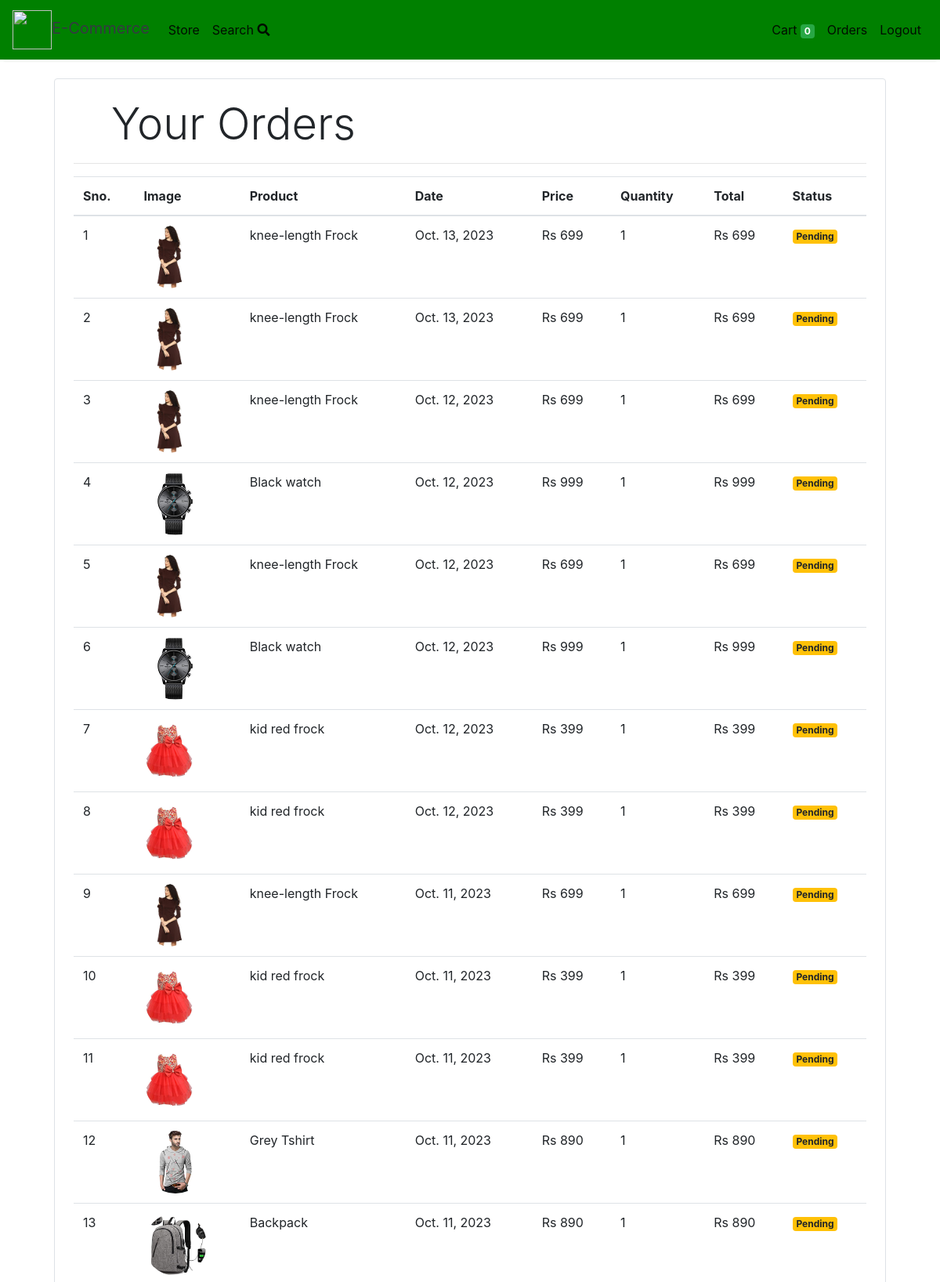
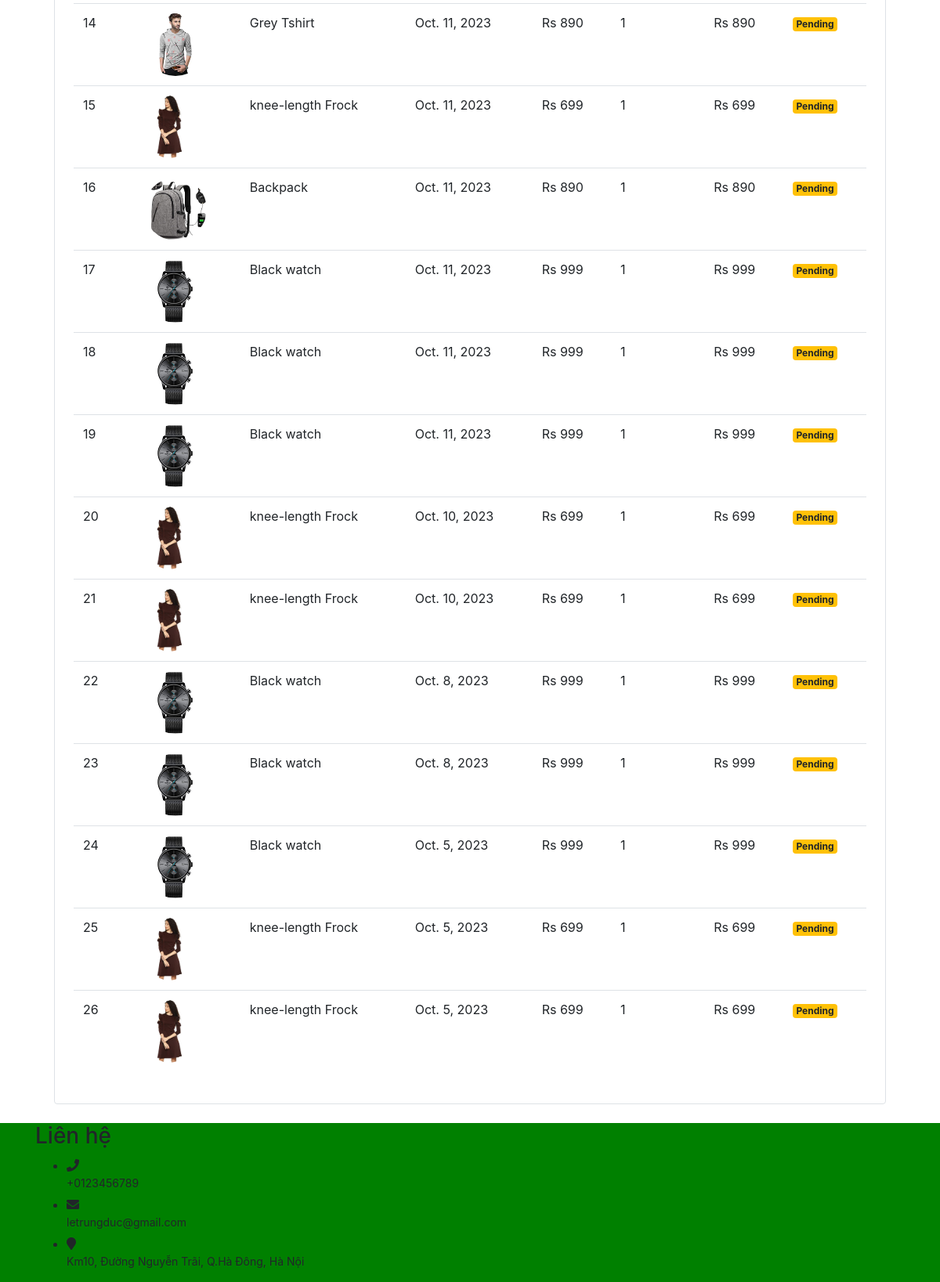
/orders (signed in), run on the app's committed database (2 pictures, top to bottom).
### store/models/orders.py (models this page shows, shortened)
class Order(models.Model):
    product = models.ForeignKey(Products,
                                on_delete=models.CASCADE)
    customer = models.ForeignKey(Customer,
                                 on_delete=models.CASCADE)
    quantity = models.IntegerField(default=1)
    price = models.IntegerField()
    address = models.CharField (max_length=50, default='', blank=True)
    phone = models.CharField (max_length=50, default='', blank=True)
    date = models.DateField (default=datetime.datetime.today)
    status = models.BooleanField (default=False)
    @staticmethod
    def get_orders_by_customer(customer_id):
        return Order.objects.filter(customer=customer_id).order_by('-date')

### store/models/product.py (models this page shows, shortened)
class Products(models.Model):
    name = models.CharField(max_length=60)
    price= models.IntegerField(default=0)
    category= models.ForeignKey(Category,on_delete=models.CASCADE,default=1 )
    description= models.CharField(max_length=250, default='', blank=True, null= True)
    image= models.ImageField(upload_to='uploads/products/')

### store/middlewares/auth.py (the view)
    def middleware(request):
        print(request.session.get('customer'))
        returnUrl = request.META['PATH_INFO']
        print(request.META['PATH_INFO'])
        if not request.session.get('customer'):
           return redirect(f'login?return_url={returnUrl}')
        response = get_response(request)
        return response

### store/templatetags/custom_filter.py (called while the page is built)
@register.filter(name='currency')
def currency(number):
    return "Rs "+str(number)

@register.filter(name='multiply')
def multiply(number , number1):
    return number * number1

### store/views/orders.py (called while the page is built)
    def get(self , request ):
        customer = request.session.get('customer')
        orders = Order.get_orders_by_customer(customer)
        print(orders)
        return render(request , 'orders.html'  , {'orders' : orders})

### store/templates/orders.html
{% extends 'base.html' %}
{% block content %}
{% load cart %}
{% load custom_filter %}
<div class="container">
   <div class="border rounded p-4 m-4">
        <p class="display-4 pl-4 ml-4">Your Orders</p>
        <hr>
        <table class="table">
            <thead>
                <tr>
                    <th>Sno.</th>
                    <th>Image</th>
                    <th>Product</th>
                    <th>Date</th>
                    <th>Price</th>
                    <th>Quantity</th>
                    <th>Total</th>
                    <th>Status</th>
                </tr>
            </thead>
            <tbody>
                {% for order in orders %}
                <tr>
                    <td>{{forloop.counter}}</td>
                    <td><img style="height: 80px;" class="rounded-circle" src="{{order.product.image.url}}" alt=""></td>
                    <td>{{order.product.name}}</td>
                    <td>{{order.date}}</td>
                    <td>{{order.price|currency}}</td>
                    <td>{{order.quantity}}</td>
                    <td>{{order.quantity|multiply:order.price|currency}}</td>
                    {% if order.status %}
                    <td><small class="badge badge-success">Completed</small></td>
                    {%else%}
                    <td><small class="badge badge-warning">Pending</small></td>
                    {% endif %}
                </tr>
                {% endfor %}
            </tbody>
        </table>
   </div>
</div>
{% endblock %}

### store/templates/base.html (shortened to what this page needs)
<!DOCTYPE html>
<html lang="en">
<head>
  <link rel="stylesheet" href="https://maxcdn.bootstrapcdn.com/bootstrap/4.0.0/css/bootstrap.min.css"
>
</head>
<body style="display: flex; flex-direction: column; min-height: 100vh; position: relative;">
  <nav class="one-edge-shadow navbar navbar-light sticky-top navbar navbar-expand-lg text-white"
    style="background-color: green;">
    <a class="navbar-brand ms-3 text-dark" href="/">
      <link
        rel="stylesheet"
        href="https://use.fontawesome.com/releases/v5.7.0/css/all.css"
>
      <img
        src="https://www.freepnglogos.com/uploads/shopping-cart-png/shopping-cart-svg-png-icon-download-28.png"
        style="width: 50px; height: 50px; color: text-light;">E-Commerce
    </a>
    <div class="collapse navbar-collapse" id="navbarSupportedContent">
      <ul class="navbar-nav mr-auto">
        <li class="nav-item active">
          <a class="nav-link" href="/store">Store <span class="sr-only">(current)</span></a>
        </li>
        <li class="nav-item active">
          <a class="nav-link" href="/search">Search <i class="fas fa-search"></i><span class="sr-only">(current)</span></a>
        </li>
      </ul>
      <ul class="navbar-nav my-2 my-lg-0">
        <li class="nav-item active">
          <a class="nav-link" href="/cart">Cart
            <span class="badge badge-success">{{request.session.cart.keys|length}}</span>
          </a>
        </li>
        {% if request.session.customer %}
        <li class="nav-item active">
          <a class="nav-link" href="/orders">Orders<span class="sr-only">(current)</span></a>
        </li>
        <li class="nav-item active">
          <a class="nav-link" href="/logout">Logout<span class="sr-only">(current)</span></a>
        </li>
        {% endif %}
      </ul>
    </div>
  </nav>
  <div style="flex: 1;">
    {% block content %}{% endblock %}
  </div>
  <footer class="footer" style="background-color: green;">
    <div class="container">
      <div class="row">
        <div class="col-sm-6 col-md-4 col-xs-12 footer_menu">
          <h3>Liên hệ</h3>
          <ul>
            <li class="footer_contact">
              <i class="fa fa-phone"></i>
              <p style="font-size: 14px; margin-bottom: 5px;">+0123456789</p>
            </li>
            <li class="footer_contact">
              <i class="fa fa-envelope"></i>
              <p style="font-size: 14px; margin-bottom: 5px;">letrungduc@gmail.com</p>
            </li>
            <li class="footer_contact">
              <i class="fa fa-map-marker"></i>
              <p style="font-size: 14px; margin-bottom: 5px;">Km10, Đường Nguyễn Trãi, Q.Hà Đông, Hà Nội</p>
            </li>
          </ul>
        </div>
        <div class="col-sm-6 col-md-4 col-xs-12 footer_news"
          style="color: black; font-size: 12px; text-align: right;">
        </div>
      </div>
    </div>
  </footer>
</body>
</html>

### store/templates/base.html (style rules this page uses)
nav { background-color: green; }
.one-edge-shadow { box-shadow: 0 8px 2px -5px rgb(246, 245, 245); }

### data on the page
Order: product.image (picture), product.name "knee-length Frock", date "Oct. 13, 2023", price "Rs 699", quantity "1", quantity|multiply "Rs 699", status "Pending"
Order: product.image (picture), product.name "knee-length Frock", date "Oct. 13, 2023", price "Rs 699", quantity "1", quantity|multiply "Rs 699", status "Pending"
Order: product.image (picture), product.name "knee-length Frock", date "Oct. 12, 2023", price "Rs 699", quantity "1", quantity|multiply "Rs 699", status "Pending"
Order: product.image (picture), product.name "Black watch", date "Oct. 12, 2023", price "Rs 999", quantity "1", quantity|multiply "Rs 999", status "Pending"
Order: product.image (picture), product.name "knee-length Frock", date "Oct. 12, 2023", price "Rs 699", quantity "1", quantity|multiply "Rs 699", status "Pending"
Order: product.image (picture), product.name "Black watch", date "Oct. 12, 2023", price "Rs 999", quantity "1", quantity|multiply "Rs 999", status "Pending"
Order: product.image (picture), product.name "kid red frock", date "Oct. 12, 2023", price "Rs 399", quantity "1", quantity|multiply "Rs 399", status "Pending"
Order: product.image (picture), product.name "kid red frock", date "Oct. 12, 2023", price "Rs 399", quantity "1", quantity|multiply "Rs 399", status "Pending"
Order: product.image (picture), product.name "knee-length Frock", date "Oct. 11, 2023", price "Rs 699", quantity "1", quantity|multiply "Rs 699", status "Pending"
Order: product.image (picture), product.name "kid red frock", date "Oct. 11, 2023", price "Rs 399", quantity "1", quantity|multiply "Rs 399", status "Pending"
Order: product.image (picture), product.name "kid red frock", date "Oct. 11, 2023", price "Rs 399", quantity "1", quantity|multiply "Rs 399", status "Pending"
Order: product.image (picture), product.name "Grey Tshirt", date "Oct. 11, 2023", price "Rs 890", quantity "1", quantity|multiply "Rs 890", status "Pending"
Order: product.image (picture), product.name "Backpack", date "Oct. 11, 2023", price "Rs 890", quantity "1", quantity|multiply "Rs 890", status "Pending"
Order: product.image (picture), product.name "Grey Tshirt", date "Oct. 11, 2023", price "Rs 890", quantity "1", quantity|multiply "Rs 890", status "Pending"
Order: product.image (picture), product.name "knee-length Frock", date "Oct. 11, 2023", price "Rs 699", quantity "1", quantity|multiply "Rs 699", status "Pending"
Order: product.image (picture), product.name "Backpack", date "Oct. 11, 2023", price "Rs 890", quantity "1", quantity|multiply "Rs 890", status "Pending"
Order: product.image (picture), product.name "Black watch", date "Oct. 11, 2023", price "Rs 999", quantity "1", quantity|multiply "Rs 999", status "Pending"
Order: product.image (picture), product.name "Black watch", date "Oct. 11, 2023", price "Rs 999", quantity "1", quantity|multiply "Rs 999", status "Pending"
Order: product.image (picture), product.name "Black watch", date "Oct. 11, 2023", price "Rs 999", quantity "1", quantity|multiply "Rs 999", status "Pending"
Order: product.image (picture), product.name "knee-length Frock", date "Oct. 10, 2023", price "Rs 699", quantity "1", quantity|multiply "Rs 699", status "Pending"
Order: product.image (picture), product.name "knee-length Frock", date "Oct. 10, 2023", price "Rs 699", quantity "1", quantity|multiply "Rs 699", status "Pending"
Order: product.image (picture), product.name "Black watch", date "Oct. 8, 2023", price "Rs 999", quantity "1", quantity|multiply "Rs 999", status "Pending"
Order: product.image (picture), product.name "Black watch", date "Oct. 8, 2023", price "Rs 999", quantity "1", quantity|multiply "Rs 999", status "Pending"
Order: product.image (picture), product.name "Black watch", date "Oct. 5, 2023", price "Rs 999", quantity "1", quantity|multiply "Rs 999", status "Pending"
Order: product.image (picture), product.name "knee-length Frock", date "Oct. 5, 2023", price "Rs 699", quantity "1", quantity|multiply "Rs 699", status "Pending"
Order: product.image (picture), product.name "knee-length Frock", date "Oct. 5, 2023", price "Rs 699", quantity "1", quantity|multiply "Rs 699", status "Pending"

### other printed values
{{ request.session.cart.keys|length }} "0"
